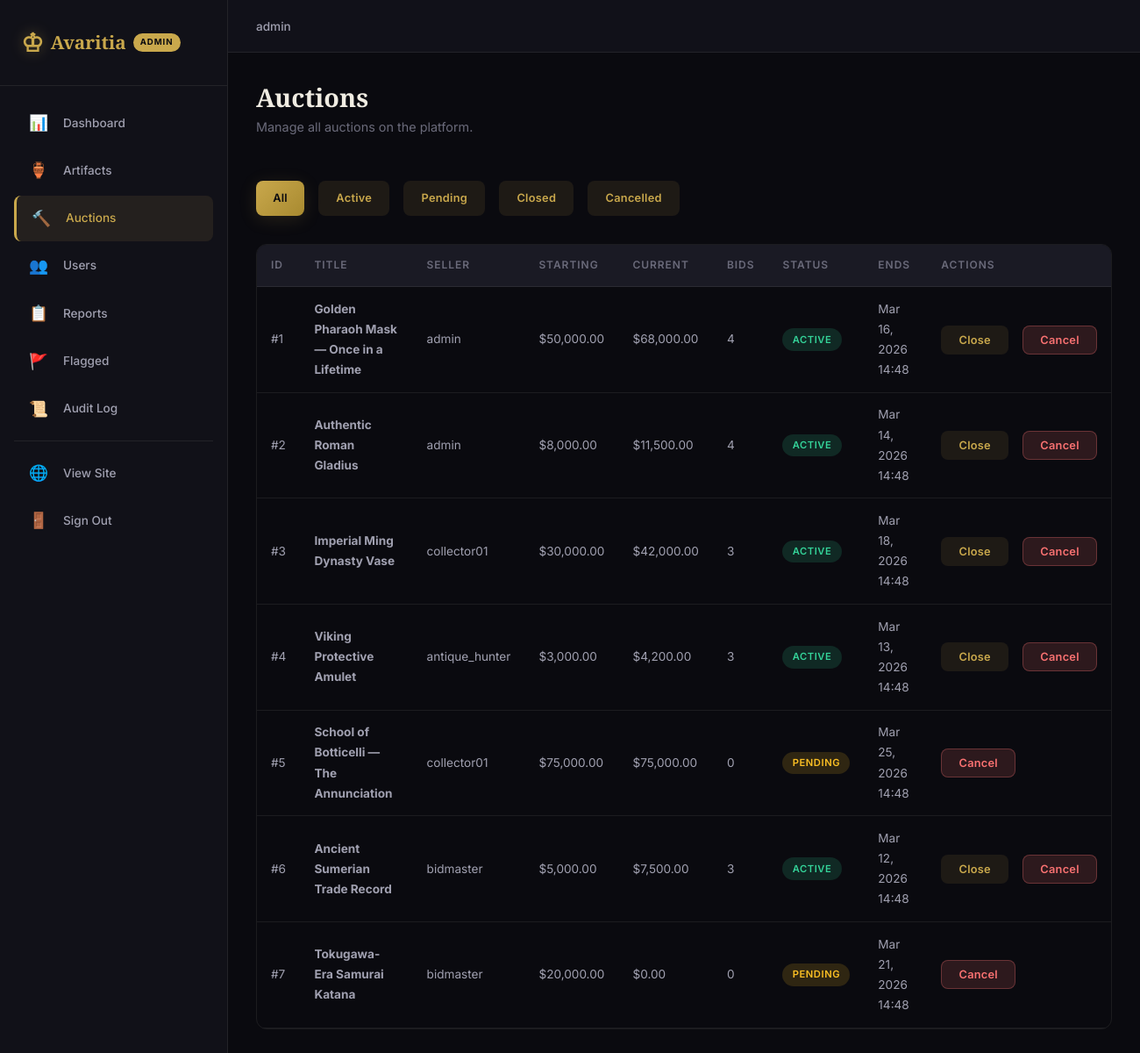
Page /admin/auctions.php (signed in) on the committed database.
### tables this page shows
CREATE TABLE IF NOT EXISTS auctions (
    auction_id INT AUTO_INCREMENT PRIMARY KEY,
    artifact_id INT NOT NULL,
    seller_id INT NOT NULL,
    title VARCHAR(200) NOT NULL,
    description TEXT DEFAULT NULL,
    starting_price DECIMAL(12,2) NOT NULL,
    reserve_price DECIMAL(12,2) DEFAULT NULL,
    current_price DECIMAL(12,2) NOT NULL DEFAULT 0.00,
    bid_increment DECIMAL(10,2) NOT NULL DEFAULT 1.00,
    status ENUM('pending', 'active', 'closed', 'cancelled') NOT NULL DEFAULT 'pending',
    start_time DATETIME NOT NULL,
    end_time DATETIME NOT NULL,
    created_at TIMESTAMP NOT NULL DEFAULT CURRENT_TIMESTAMP,
    updated_at TIMESTAMP NOT NULL DEFAULT CURRENT_TIMESTAMP ON UPDATE CURRENT_TIMESTAMP,
    FOREIGN KEY (artifact_id) REFERENCES artifacts(artifact_id) ON DELETE CASCADE,
    FOREIGN KEY (seller_id) REFERENCES users(user_id) ON DELETE CASCADE
);

CREATE TABLE IF NOT EXISTS users (
    user_id INT AUTO_INCREMENT PRIMARY KEY,
    username VARCHAR(50) NOT NULL UNIQUE,
    email VARCHAR(100) NOT NULL UNIQUE,
    password_hash VARCHAR(255) NOT NULL,
    first_name VARCHAR(50) NOT NULL,
    last_name VARCHAR(50) NOT NULL,
    avatar_url VARCHAR(255) DEFAULT NULL,
    bio TEXT DEFAULT NULL,
    role ENUM('user', 'admin') NOT NULL DEFAULT 'user',
    is_active TINYINT(1) NOT NULL DEFAULT 1,
    created_at TIMESTAMP NOT NULL DEFAULT CURRENT_TIMESTAMP,
    updated_at TIMESTAMP NOT NULL DEFAULT CURRENT_TIMESTAMP ON UPDATE CURRENT_TIMESTAMP
);

### admin/auctions.php (the view, shortened to what this page needs)
<?php
$db = getDB();
$filter = $_GET['status'] ?? 'all';
$where = '';
$params = [];
$stmt = $db->prepare("
    SELECT a.*, art.title AS artifact_title, u.username AS seller_name,
           (SELECT COUNT(*) FROM bids b WHERE b.auction_id = a.auction_id) AS bid_count
    FROM auctions a
    JOIN artifacts art ON a.artifact_id = art.artifact_id
    JOIN users u ON a.seller_id = u.user_id
    $where ORDER BY a.created_at DESC
");
$stmt->execute($params);
$auctions = $stmt->fetchAll();
require_once __DIR__ . '/../includes/header.php';
?>
<div class="admin-page-header">
    <h1>Auctions</h1>
    <p>Manage all auctions on the platform.</p>
</div>
<div class="flex gap-1 mb-2">
    <a href="?status=all" class="btn <?php echo $filter === 'all' ? 'btn-gold' : 'btn-ghost'; ?> btn-sm">All</a>
    <a href="?status=active" class="btn <?php echo $filter === 'active' ? 'btn-gold' : 'btn-ghost'; ?> btn-sm">Active</a>
    <a href="?status=pending" class="btn <?php echo $filter === 'pending' ? 'btn-gold' : 'btn-ghost'; ?> btn-sm">Pending</a>
    <a href="?status=closed" class="btn <?php echo $filter === 'closed' ? 'btn-gold' : 'btn-ghost'; ?> btn-sm">Closed</a>
    <a href="?status=cancelled" class="btn <?php echo $filter === 'cancelled' ? 'btn-gold' : 'btn-ghost'; ?> btn-sm">Cancelled</a>
</div>
<div class="table-container">
    <table>
        <thead>
            <tr>
                <th>ID</th>
                <th>Title</th>
                <th>Seller</th>
                <th>Starting</th>
                <th>Current</th>
                <th>Bids</th>
                <th>Status</th>
                <th>Ends</th>
                <th>Actions</th>
            </tr>
        </thead>
        <tbody>
            <?php if (empty($auctions)): ?>
                <tr><td colspan="9" class="text-center text-muted" style="padding:2rem;">No auctions found.</td></tr>
            <?php else: ?>
                <?php foreach ($auctions as $auction): ?>
                <tr>
                    <td>#<?php echo $auction['auction_id']; ?></td>
                    <td><strong><?php echo htmlspecialchars($auction['title']); ?></strong></td>
                    <td><?php echo htmlspecialchars($auction['seller_name']); ?></td>
                    <td>$<?php echo number_format($auction['starting_price'], 2); ?></td>
                    <td>$<?php echo number_format($auction['current_price'], 2); ?></td>
                    <td><?php echo $auction['bid_count']; ?></td>
                    <td><span class="badge badge-<?php echo $auction['status']; ?>"><?php echo ucfirst($auction['status']); ?></span></td>
                    <td><?php echo date('M j, Y H:i', strtotime($auction['end_time'])); ?></td>
                    <td>
                        <?php if ($auction['status'] === 'active'): ?>
                        <div class="flex gap-1">
                            <form method="POST" style="display:inline;">
                                <button class="btn btn-ghost btn-sm">Close</button>
                            </form>
                            <form method="POST" style="display:inline;">
                                <button class="btn btn-danger btn-sm">Cancel</button>
                            </form>
                        </div>
                        <?php elseif ($auction['status'] === 'pending'): ?>
                        <form method="POST" style="display:inline;">
                            <button class="btn btn-danger btn-sm">Cancel</button>
                        </form>
                        <?php else: ?>
                            <span class="text-muted">—</span>
                        <?php endif; ?>
                    </td>
                </tr>
                <?php endforeach; ?>
            <?php endif; ?>
        </tbody>
    </table>
</div>
<?php require_once __DIR__ . '/../includes/footer.php'; ?>

### assets/css/styles.css (style rules this page uses)
:root { --bg-primary: #0a0a0f; --bg-secondary: #111118; --bg-tertiary: #1a1a24; --bg-card: #14141e; --bg-card-hover: #1c1c2a; --bg-glass: rgba(20, 20, 30, 0.75); --gold: #c9a84c; --gold-light: #e0c872; --gold-dark: #a88a30; --gold-glow: rgba(201, 168, 76, 0.25); --text-primary: #f0ece2; --text-secondary: #a0a0b0; --text-muted: #6a6a7a; --accent-green: #34d399; --accent-red: #f87171; --accent-blue: #60a5fa; --accent-orange: #fbbf24; --accent-purple: #a78bfa; --border: rgba(201, 168, 76, 0.15); --border-light: rgba(240, 236, 226, 0.08); --font-heading: 'Cinzel', serif; --font-body: 'Inter', -apple-system, BlinkMacSystemFont, sans-serif; --space-xs: 0.25rem; --space-sm: 0.5rem; --space-md: 1rem; --space-lg: 1.5rem; --space-xl: 2rem; --space-2xl: 3rem; --space-3xl: 4rem; --radius-sm: 4px; --radius-md: 8px; --radius-lg: 12px; --radius-xl: 16px; --radius-full: 9999px; --shadow-sm: 0 1px 3px rgba(0,0,0,0.4); --shadow-md: 0 4px 12px rgba(0,0,0,0.5); --shadow-lg: 0 8px 30px rgba(0,0,0,0.6); --shadow-gold: 0 4px 20px rgba(201, 168, 76, 0.15); --transition: 0.3s cubic-bezier(0.4, 0, 0.2, 1); --transition-fast: 0.15s ease; --sidebar-width: 260px; --navbar-height: 72px; --container-max: 1280px; }
*, *::before, *::after { box-sizing: border-box; margin: 0; padding: 0; }
html { scroll-behavior: smooth; -webkit-font-smoothing: antialiased; }
body { font-family: var(--font-body); background-color: var(--bg-primary); color: var(--text-primary); line-height: 1.7; min-height: 100vh; overflow-x: hidden; }
a { color: var(--gold); text-decoration: none; transition: color var(--transition-fast); }
h1, h2, h3, h4, h5, h6 { font-family: var(--font-heading); color: var(--text-primary); line-height: 1.3; font-weight: 600; }
h1 { font-size: clamp(2rem, 4vw, 3.2rem); }
.mb-2 { margin-bottom: var(--space-xl); }
.flex { display: flex; }
.gap-1 { gap: var(--space-md); }
.btn { display: inline-flex; align-items: center; justify-content: center; gap: var(--space-sm); padding: 0.75rem 1.75rem; font-family: var(--font-body); font-size: 0.9rem; font-weight: 600; letter-spacing: 0.02em; border: none; border-radius: var(--radius-md); cursor: pointer; transition: all var(--transition); text-decoration: none; white-space: nowrap; }
.btn-gold { background: linear-gradient(135deg, var(--gold), var(--gold-dark)); color: var(--bg-primary); box-shadow: var(--shadow-gold); }
.btn-ghost { background: rgba(201, 168, 76, 0.1); color: var(--gold); border: 1px solid transparent; }
.btn-danger { background: rgba(248, 113, 113, 0.15); color: var(--accent-red); border: 1px solid rgba(248, 113, 113, 0.3); }
.btn-sm { padding: 0.5rem 1.2rem; font-size: 0.8rem; }
.table-container { overflow-x: auto; border-radius: var(--radius-lg); border: 1px solid var(--border-light); }
table { width: 100%; border-collapse: collapse; }
thead { background: var(--bg-tertiary); }
th { padding: 0.85rem 1rem; text-align: left; font-size: 0.75rem; font-weight: 600; text-transform: uppercase; letter-spacing: 0.08em; color: var(--text-muted); border-bottom: 1px solid var(--border-light); }
td { padding: 0.85rem 1rem; font-size: 0.85rem; border-bottom: 1px solid var(--border-light); color: var(--text-secondary); }
.badge { display: inline-flex; align-items: center; gap: 4px; padding: 0.2rem 0.7rem; font-size: 0.7rem; font-weight: 600; text-transform: uppercase; letter-spacing: 0.05em; border-radius: var(--radius-full); }
.badge-active { background: rgba(52, 211, 153, 0.15); color: var(--accent-green); }
.badge-pending { background: rgba(251, 191, 36, 0.15); color: var(--accent-orange); }
.admin-layout { display: flex; min-height: 100vh; }
.admin-page-header { margin-bottom: var(--space-2xl); }
.admin-page-header h1 { font-size: 1.8rem; margin-bottom: var(--space-xs); }
.admin-page-header p { color: var(--text-muted); font-size: 0.9rem; }

### rows in the picture
auctions: auction_id "1", title "Golden Pharaoh Mask — Once in a Lifetime", seller.username "admin", starting_price "50,000.00", current_price "68,000.00", bid_count "4", status "ACTIVE", end_time "Mar 16, 2026 14:48"
auctions: auction_id "2", title "Authentic Roman Gladius", seller.username "admin", starting_price "8,000.00", current_price "11,500.00", bid_count "4", status "ACTIVE", end_time "Mar 14, 2026 14:48"
auctions: auction_id "3", title "Imperial Ming Dynasty Vase", seller.username "collector01", starting_price "30,000.00", current_price "42,000.00", bid_count "3", status "ACTIVE", end_time "Mar 18, 2026 14:48"
auctions: auction_id "4", title "Viking Protective Amulet", seller.username "antique_hunter", starting_price "3,000.00", current_price "4,200.00", bid_count "3", status "ACTIVE", end_time "Mar 13, 2026 14:48"
auctions: auction_id "5", title "School of Botticelli — The Annunciation", seller.username "collector01", starting_price "75,000.00", current_price "75,000.00", bid_count "0", status "PENDING", end_time "Mar 25, 2026 14:48"
auctions: auction_id "6", title "Ancient Sumerian Trade Record", seller.username "bidmaster", starting_price "5,000.00", current_price "7,500.00", bid_count "3", status "ACTIVE", end_time "Mar 12, 2026 14:48"
auctions: auction_id "7", title "Tokugawa-Era Samurai Katana", seller.username "bidmaster", starting_price "20,000.00", current_price "0.00", bid_count "0", status "PENDING", end_time "Mar 21, 2026 14:48"

### other values in the picture
$_SESSION['username'] "admin"
